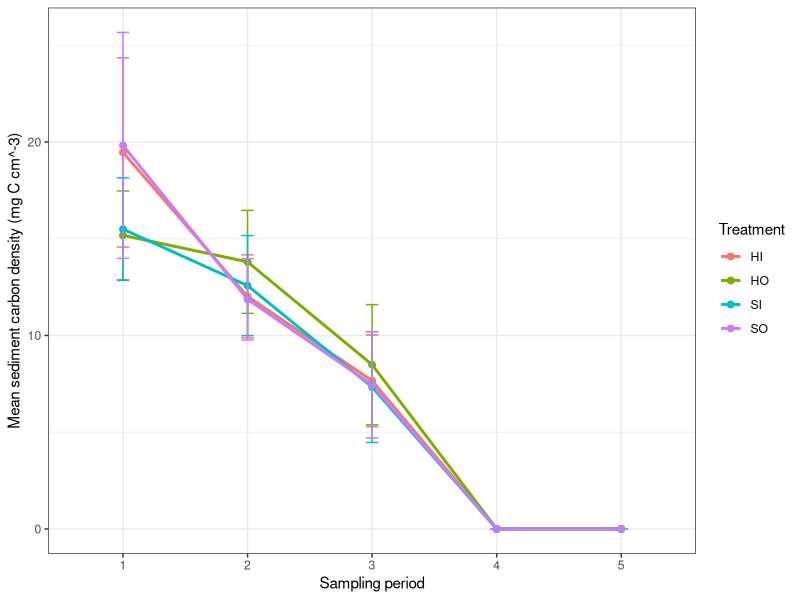
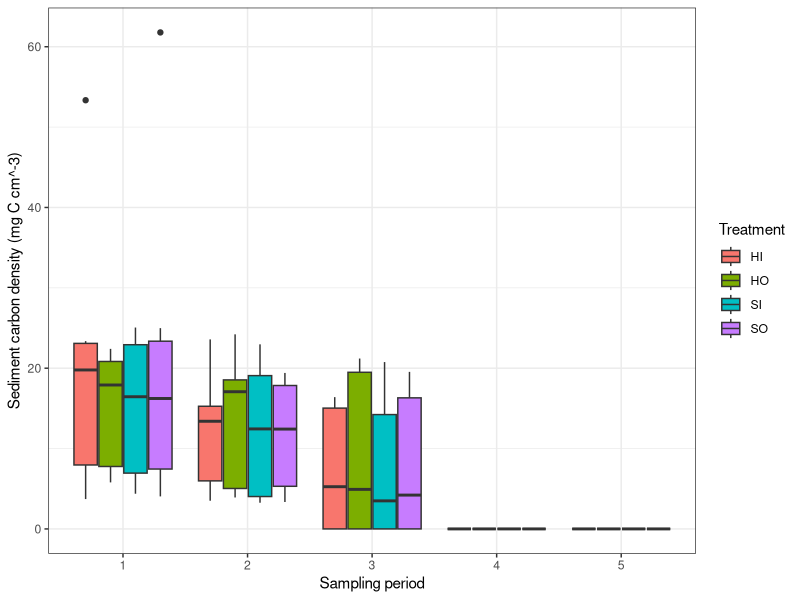
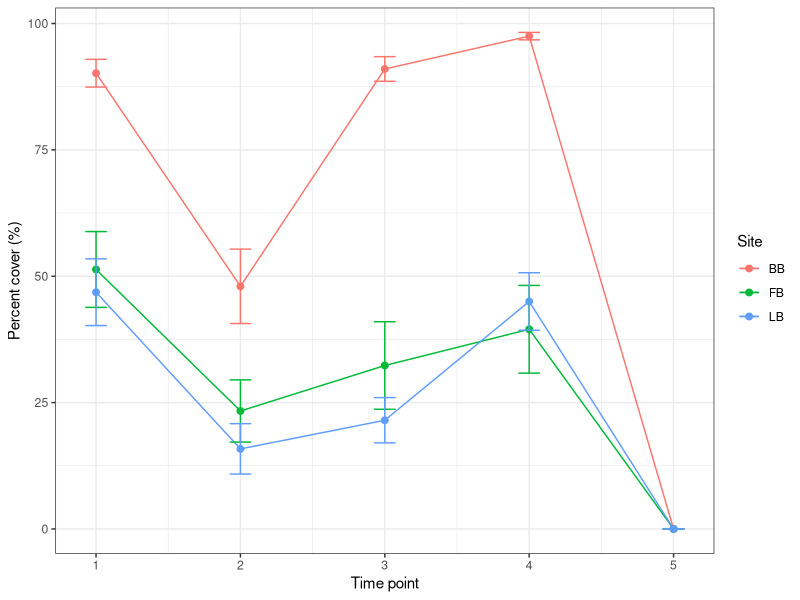
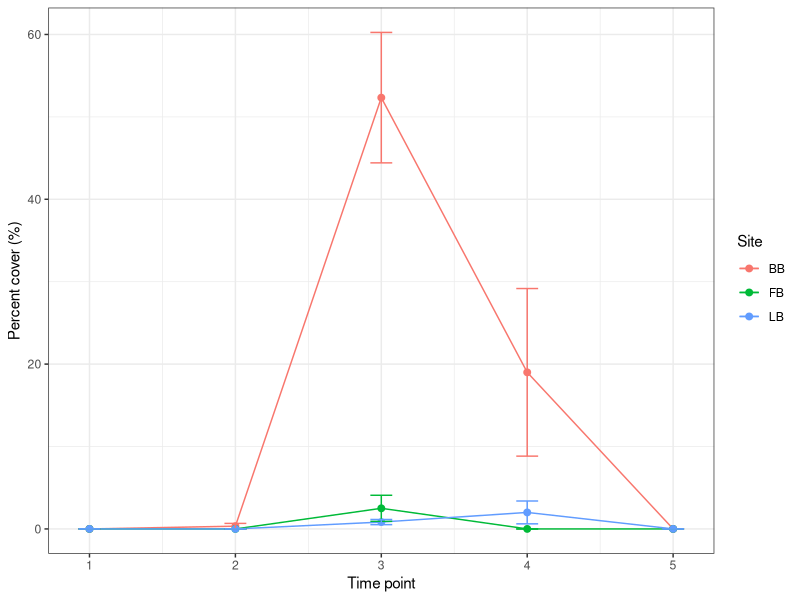
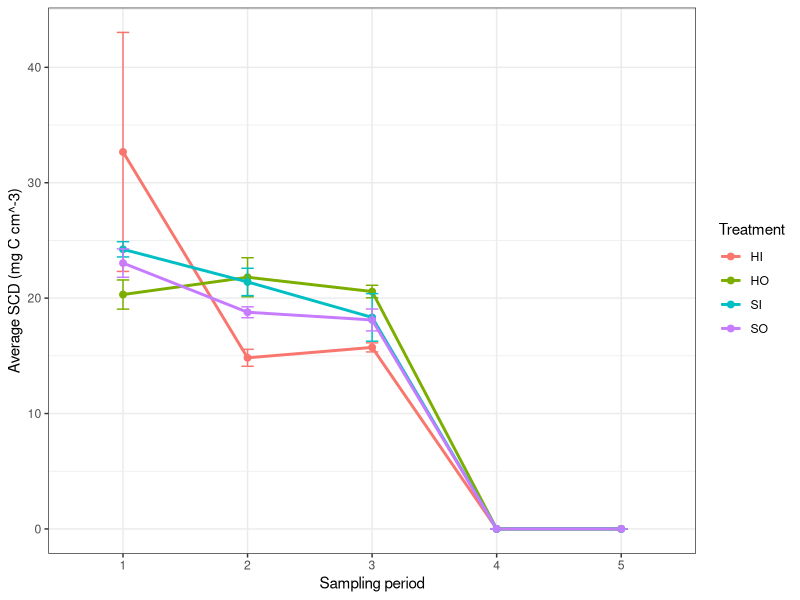
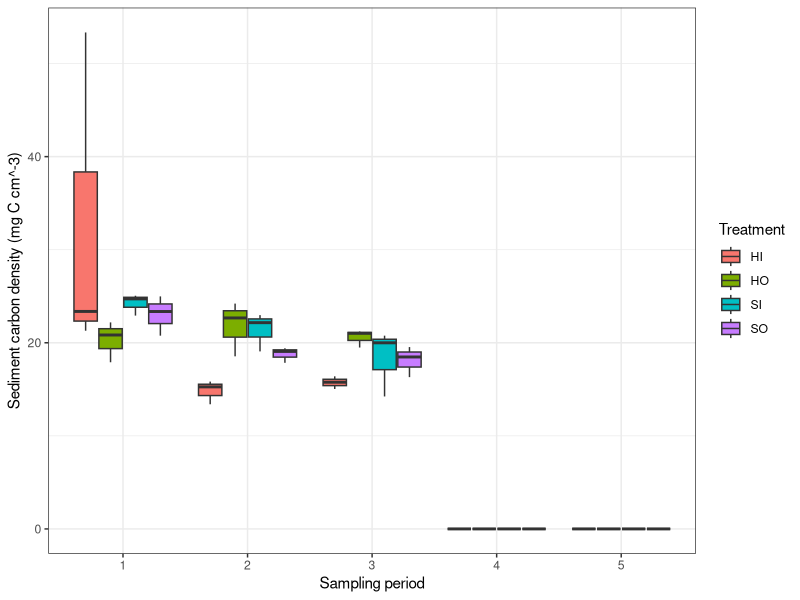
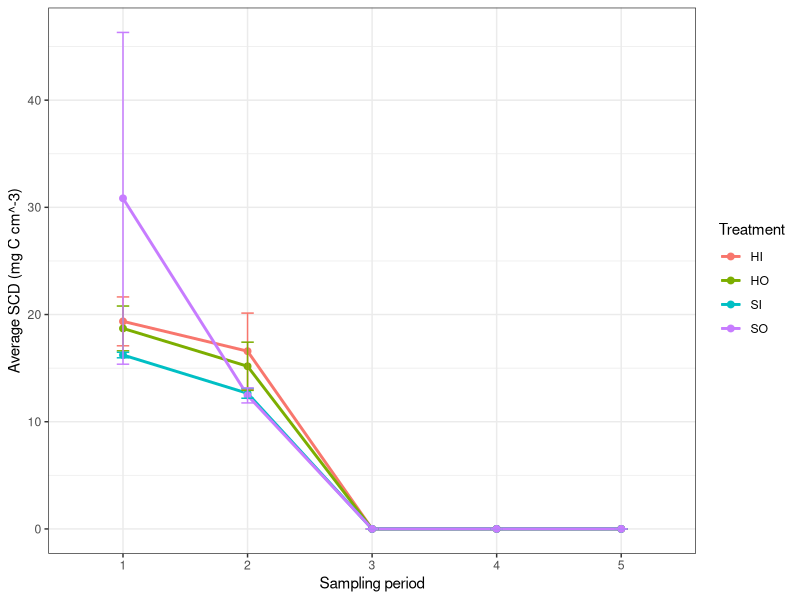
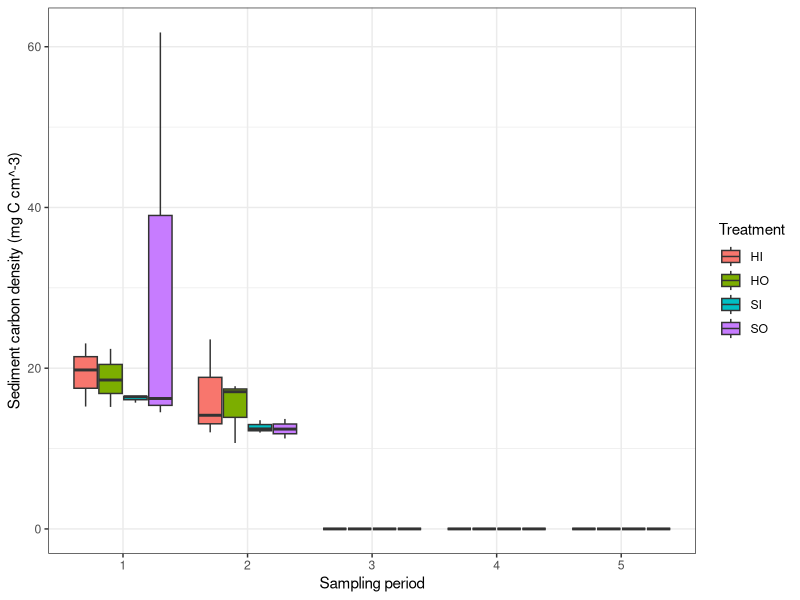

Write the R code that produced these figures, in order.
## ---- chunk 1
#| echo: false
#| warning: false
#| message: false

#load libraries
library(tidyverse)
library(readxl)
library(ggplot2)
library(dplyr)
library(car)
library(emmeans)

#load data
sed <- read_xlsx("../data/seddataR.xlsx")
cover <-read_xlsx("../data/quadratcover.xlsx")

# average SCD dataframe
SCD_avg <- sed %>%
  group_by(SITE, TREATMENT, TIME) %>%
  summarise(
    mean_SCD = mean(SCD, na.rm = TRUE),
    sd_SCD   = sd(SCD, na.rm = TRUE),
    n        = n(),
    se_SCD   = sd_SCD / sqrt(n)
  ) %>%
  ungroup()

# GGPLOT for avg SCD per time and treatment at each site
SCDSiteTreatmentTime_mean <- ggplot(
  SCD_avg,
  aes(
    x = TIME,
    y = mean_SCD,
    color = SITE,
    linetype = TREATMENT,
    group = interaction(SITE, TREATMENT)
  )
) +
  geom_line(linewidth = 1) +
  geom_point(size = 2) +
  geom_errorbar(aes(ymin = mean_SCD - se_SCD,
                    ymax = mean_SCD + se_SCD),
                width = 0.1) +
  labs(
    x = "Sampling Period",
    y = "Mean sediment carbon density (mg C cm^-3)",
    color = "Site",
    linetype = "Treatment"
  ) +
  theme_bw()

# make sure TIME is treated as a factor
SCD_avg <- SCD_avg |>
  mutate(TIME = factor(TIME))

# helper function to plot one site
plot_site_scd <- function(site_code) {
  ggplot(
    filter(SCD_avg, SITE == site_code),
    aes(
      x = TIME,
      y = mean_SCD,
      color = TREATMENT,
      group = TREATMENT
    )
  ) +
    geom_line(linewidth = 1) +
    geom_point(size = 2) +
    geom_errorbar(
      aes(
        ymin = mean_SCD - se_SCD,
        ymax = mean_SCD + se_SCD
      ),
      width = 0.1
    ) +
    labs(
      x = "Sampling period",
      y = "Average SCD (mg C cm^-3)",
      color = "Treatment"
    ) +
    theme_bw()
}

# three separate plots
SCD_BB <- plot_site_scd("BB")
SCD_FB <- plot_site_scd("FB")
SCD_LB <- plot_site_scd("LB")

# make sure TIME is a factor
sed <- sed |>
  mutate(TIME = factor(TIME))

# helper function: boxplots for one site
plot_site_scd_box <- function(site_code) {
  ggplot(
    filter(sed, SITE == site_code),
    aes(
      x = TIME,
      y = SCD,
      fill = TREATMENT
    )
  ) +
    geom_boxplot(position = position_dodge(width = 0.8)) +
    labs(
      x = "Sampling period",
      y = "Sediment carbon density (mg C cm^-3)",
      fill = "Treatment"
    ) +
    theme_bw()
}

# three separate boxplots
SCD_BB_box <- plot_site_scd_box("BB")
SCD_FB_box <- plot_site_scd_box("FB")
SCD_LB_box <- plot_site_scd_box("LB")
## ---- chunk 2
#| echo: false
#| warning: false
#| message: false

sed2 <- sed |>
  mutate(TIME = factor(TIME))

SCD_treat_time <- sed2 |>
  group_by(TREATMENT, TIME) |>
  summarise(
    mean_SCD = mean(SCD, na.rm = TRUE),
    sd_SCD   = sd(SCD, na.rm = TRUE),
    n        = n(),
    se_SCD   = sd_SCD / sqrt(n),
    .groups  = "drop"
  )

SCD_treat_time_lineplot <- ggplot(
  SCD_treat_time,
  aes(
    x = TIME,
    y = mean_SCD,
    color = TREATMENT,
    group = TREATMENT
  )
) +
  geom_line(linewidth = 1) +
  geom_point(size = 2) +
  geom_errorbar(
    aes(
      ymin = mean_SCD - se_SCD,
      ymax = mean_SCD + se_SCD
    ),
    width = 0.1
  ) +
  labs(
    x = "Sampling period",
    y = "Mean sediment carbon density (mg C cm^-3)",
    color = "Treatment"
  ) +
  theme_bw()

SCD_treat_time_lineplot

# boxplot
sed_box <- sed |>
  mutate(
    TIME = factor(TIME),
    TREATMENT = factor(TREATMENT)
  )

SCD_treat_time_box <- ggplot(
  sed_box,
  aes(
    x = TIME,
    y = SCD,
    fill = TREATMENT
  )
) +
  geom_boxplot(position = position_dodge(width = 0.8)) +
  labs(
    x = "Sampling period",
    y = "Sediment carbon density (mg C cm^-3)",
    fill = "Treatment"
  ) +
  theme_bw()

SCD_treat_time_box
## ---- chunk 3
#| echo: false
#| warning: false
#| message: false

cover_summary <- cover %>%
  group_by(SITE, HABITAT, TIMEPT) %>%
  summarize(
    mean_cover = mean(PERCENTCOVER, na.rm = TRUE),
    sd_cover   = sd(PERCENTCOVER, na.rm = TRUE),
    n          = n(),
    se_cover   = sd_cover / sqrt(n),
    .groups    = "drop"
  )

####

# H habitat only
cover_H <- cover_summary %>%
  filter(HABITAT == "H")

p_H <- ggplot(
  cover_H,
  aes(
    x = TIMEPT,
    y = mean_cover,
    color = SITE,
    group = SITE
  )
) +
  geom_line() +
  geom_point(size = 2) +
  geom_errorbar(
    aes(ymin = mean_cover - se_cover,
        ymax = mean_cover + se_cover),
    width = 0.15
  ) +
  labs(
    x = "Time point",
    y = "Percent cover (%)",
    color = "Site"
  ) +
  theme_bw()

# S habitat only
cover_S <- cover_summary %>%
  filter(HABITAT == "S")

p_S <- ggplot(
  cover_S,
  aes(
    x = TIMEPT,
    y = mean_cover,
    color = SITE,
    group = SITE
  )
) +
  geom_line() +
  geom_point(size = 2) +
  geom_errorbar(
    aes(ymin = mean_cover - se_cover,
        ymax = mean_cover + se_cover),
    width = 0.15
  ) +
  labs(
    x = "Time point",
    y = "Percent cover (%)",
    color = "Site"
  ) +
  theme_bw()

## ---- chunk 4
#| echo: false
#| warning: false
#| message: false
p_H
## ---- chunk 5
#| echo: false
#| warning: false
#| message: false
p_S
## ---- chunk 6
#| echo: false
#| warning: false
#| message: false
SCD_BB
SCD_BB_box
## ---- chunk 7
#| echo: false
#| warning: false
#| message: false
SCD_FB
SCD_FB_box
## ---- chunk 8
#| echo: false
#| warning: false
#| message: false
SCD_LB
SCD_LB_box
